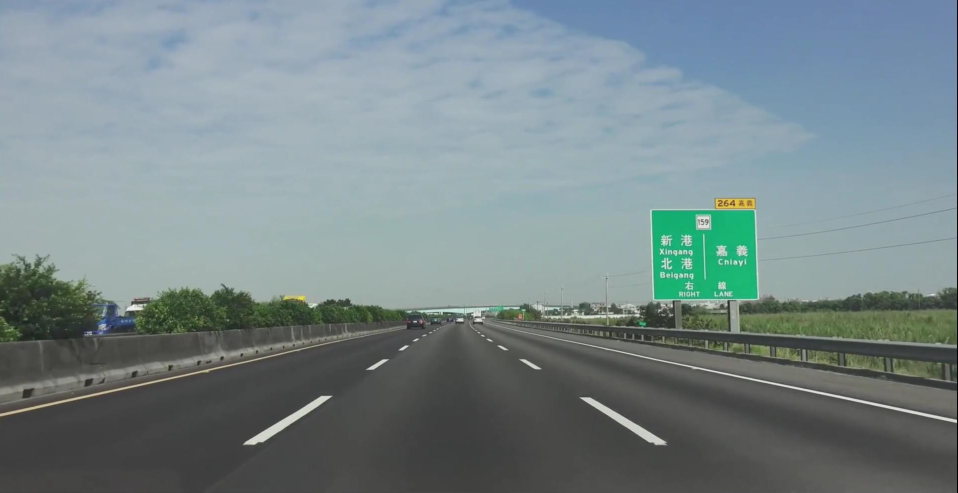
#> input picture src/test.jpg, 1915 x 985 px (shown at 1/2 size)
$ jupyter execute draft.ipynb
#> lines starting #> are read from the running program, lines starting #| are printed output that depends on the picture; after the words box and inside, x2 and y2 are one past the last pixel; in counts of white or black regions, pixels touching at a corner belong together
[cell 1]
import matplotlib.pyplot as plt
import matplotlib.image as mpimg
import numpy as np

# Read in the image and print some stats
image = mpimg.imread('test.jpg')
#> image is the input picture: shape (985, 1915, 3); mean R, G, B 119.3, 134.4, 137.3
print('This image is: ', type(image),'with dimensions:', image.shape)
#| This image is:  <class 'numpy.ndarray'> with dimensions: (985, 1915, 3)

# Pull out the x and y sizes and make a copy of the image
ysize = image.shape[0]
#> ysize = 985
xsize = image.shape[1]
#> xsize = 1915
region_select = np.copy(image)

# Define a triangle region of interest
# Keep in mind the origin (x=0, y=0) is in the upper left in image processing
# Note: if you run this code, you'll find these are not sensible values!!
# But you'll get a chance to play with them soon in a quiz
left_bottom = [0, 539]
right_bottom = [900, 300]
apex = [400, 0]

# Fit lines (y=Ax+B) to identify the  3 sided region of interest
# np.polyfit() returns the coefficients [A, B] of the fit
fit_left = np.polyfit((left_bottom[0], apex[0]), (left_bottom[1], apex[1]), 1)
fit_right = np.polyfit((right_bottom[0], apex[0]), (right_bottom[1], apex[1]), 1)
fit_bottom = np.polyfit((left_bottom[0], right_bottom[0]), (left_bottom[1], right_bottom[1]), 1)

# Find the region inside the lines
XX, YY = np.meshgrid(np.arange(0, xsize), np.arange(0, ysize))
region_thresholds = (YY > (XX*fit_left[0] + fit_left[1])) & \
                    (YY > (XX*fit_right[0] + fit_right[1])) & \
                    (YY < (XX*fit_bottom[0] + fit_bottom[1]))

# Color pixels red which are inside the region of interest
region_select[region_thresholds] = [255, 0, 0]
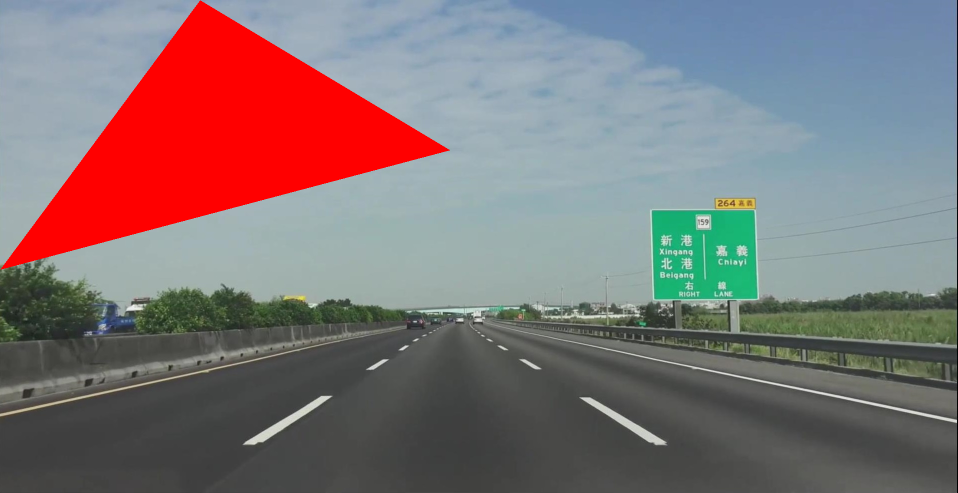
#> region_select: shape (985, 1915, 3) (shown at 1/2 size); 10.32% of pixels changed, all inside (x1, y1, x2, y2) = (1, 1, 900, 539)

# Display the image
#check matplotlib.pyplot.plot (https://matplotlib.org/api/pyplot_api.html#module-matplotlib.pyplot)
#tip:plt.plot([0], [539], 'bo')
plt.imshow(region_select)
plt.plot()
# plt.plot([0], [539], 'bo')

[cell 2]
import matplotlib.pyplot as plt
import matplotlib.image as mpimg
import numpy as np

# Read in the image
image = mpimg.imread('test.jpg')

# Grab the x and y sizes and make two copies of the image
# With one copy we'll extract only the pixels that meet our selection,
# then we'll paint those pixels red in the original image to see our selection
# overlaid on the original.
ysize = image.shape[0]
xsize = image.shape[1]
color_select= np.copy(image)
line_image = np.copy(image)

# Define our color criteria
red_threshold = 0
green_threshold = 0
blue_threshold = 0
rgb_threshold = [red_threshold, green_threshold, blue_threshold]

# Define a triangle region of interest (Note: if you run this code,
# Keep in mind the origin (x=0, y=0) is in the upper left in image processing
# you'll find these are not sensible values!!
# But you'll get a chance to play with them soon in a quiz ;)
left_bottom = [0, 539]
right_bottom = [900, 300]
apex = [400, 0]

fit_left = np.polyfit((left_bottom[0], apex[0]), (left_bottom[1], apex[1]), 1)
fit_right = np.polyfit((right_bottom[0], apex[0]), (right_bottom[1], apex[1]), 1)
fit_bottom = np.polyfit((left_bottom[0], right_bottom[0]), (left_bottom[1], right_bottom[1]), 1)

# Mask pixels below the threshold
color_thresholds = (image[:,:,0] < rgb_threshold[0]) | \
                    (image[:,:,1] < rgb_threshold[1]) | \
                    (image[:,:,2] < rgb_threshold[2])
#> color_thresholds: shape (985, 1915) bool; every value is 0

# Find the region inside the lines
XX, YY = np.meshgrid(np.arange(0, xsize), np.arange(0, ysize))
region_thresholds = (YY > (XX*fit_left[0] + fit_left[1])) & \
                    (YY > (XX*fit_right[0] + fit_right[1])) & \
                    (YY < (XX*fit_bottom[0] + fit_bottom[1]))
# Mask color selection
color_select[color_thresholds] = [0,0,0]
# Find where image is both colored right and in the region
line_image[~color_thresholds & region_thresholds] = [255,0,0]

# Display our two output images
plt.imshow(color_select)
plt.show()
plt.imshow(line_image)
plt.show()

[cell 3]
#doing all the relevant imports
import matplotlib.pyplot as plt
import matplotlib.image as mpimg
import numpy as np
import cv2

# Read in the image and convert to grayscale
image = mpimg.imread('canny.jpg')
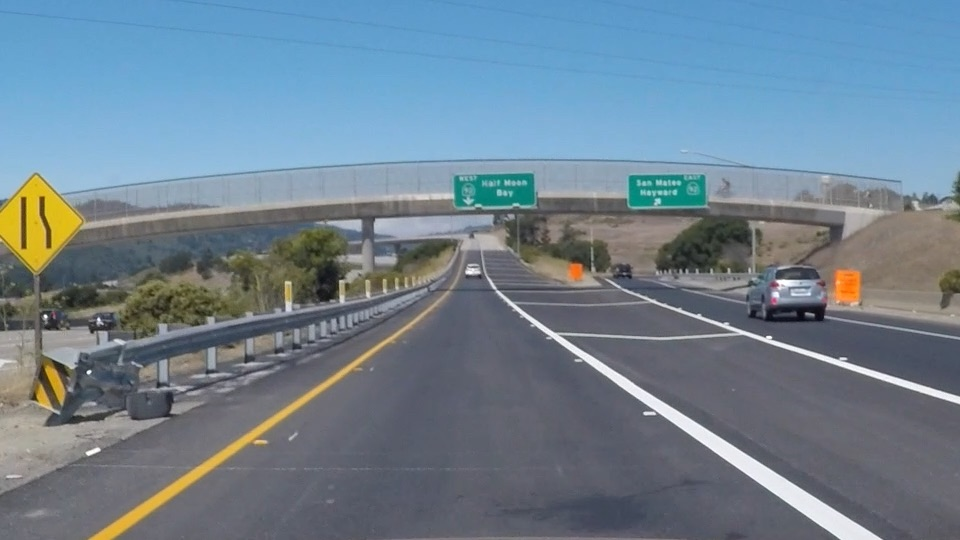
#> input picture src/canny.jpg, 960 x 540 px
#> image is the input picture: shape (540, 960, 3); mean R, G, B 111.3, 130.2, 144.4
gray = cv2.cvtColor(image, cv2.COLOR_RGB2GRAY)
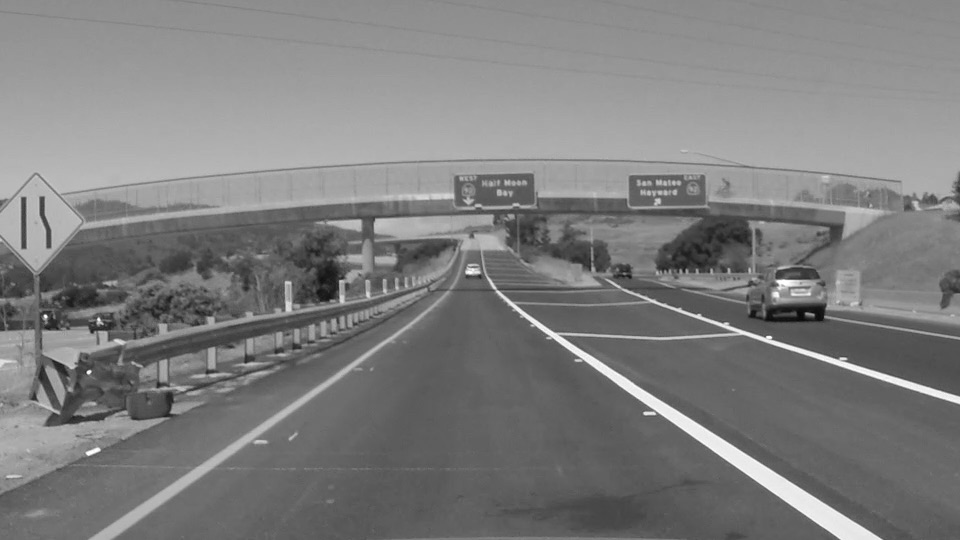
#> gray: shape (540, 960); min 7, max 255, mean 126.2

# Define a kernel size for Gaussian smoothing / blurring
# Note: this step is optional as cv2.Canny() applies a 5x5 Gaussian internally
kernel_size = 3
blur_gray = cv2.GaussianBlur(gray,(kernel_size, kernel_size), 0)

# Define parameters for Canny and run it
# NOTE: if you try running this code you might want to change these!
low_threshold = 1
high_threshold = 10
edges = cv2.Canny(blur_gray, low_threshold, high_threshold)
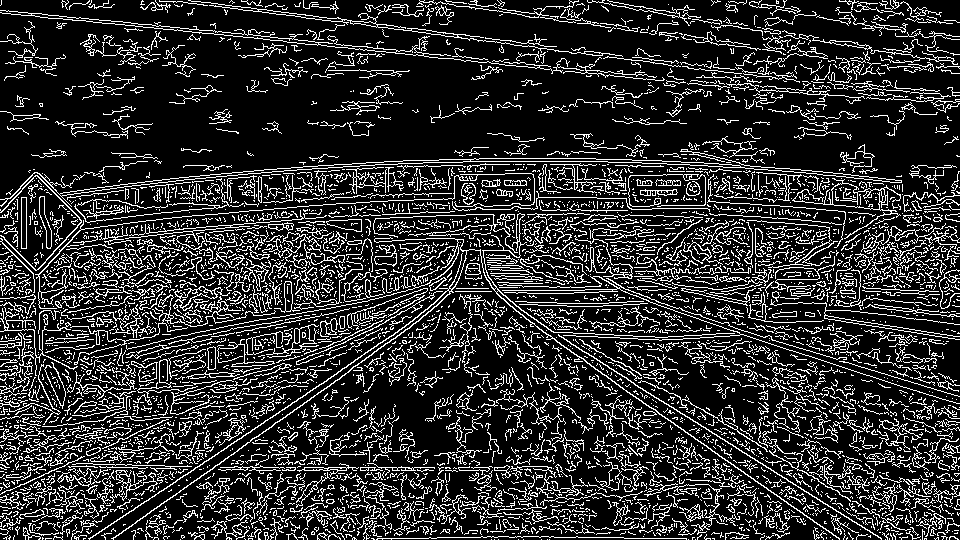
#> edges: shape (540, 960); 18.5% white in thin lines or dots

# Display the image
plt.imshow(edges, cmap='Greys_r')

[cell 4]
import matplotlib.pyplot as plt
import matplotlib.image as mpimg
import numpy as np
import cv2

# Read in and grayscale the image
image = mpimg.imread('canny.jpg')
gray = cv2.cvtColor(image,cv2.COLOR_RGB2GRAY)

# Define a kernel size and apply Gaussian smoothing
kernel_size = 5
blur_gray = cv2.GaussianBlur(gray,(kernel_size, kernel_size),0)

# Define our parameters for Canny and apply
low_threshold = 50
high_threshold = 150
edges = cv2.Canny(blur_gray, low_threshold, high_threshold)
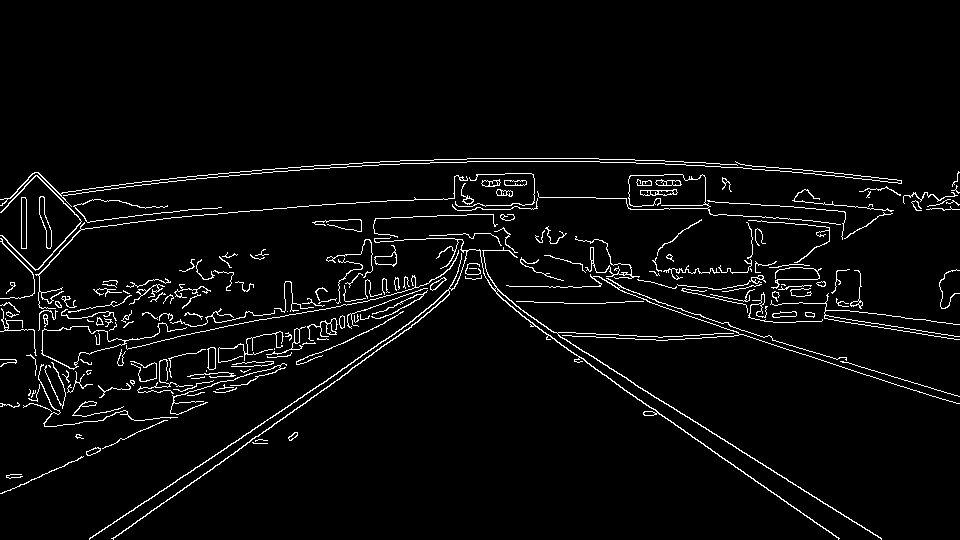
#> edges: shape (540, 960); 3.8% white in thin lines or dots, all inside (x1, y1, x2, y2) = (0, 158, 960, 540)

# Define the Hough transform parameters
# Make a blank the same size as our image to draw on
rho = 1
theta = np.pi/180
threshold = 1
min_line_length = 10
max_line_gap = 1
line_image = np.copy(image)*0 #creating a blank to draw lines on
#> line_image: shape (540, 960, 3); every value is 0

# Run Hough on edge detected image
lines = cv2.HoughLinesP(edges, rho, theta, threshold, np.array([]),
                            min_line_length, max_line_gap)
#> lines = 211 rows, first 6: [375, 256, 389, 256], [394, 305, 418, 294], [729, 203, 749, 203], [359, 311, 376, 305], [704, 445, 714, 451], [834, 317, 845, 318]

# Iterate over the output "lines" and draw lines on the blank
for line in lines:
    for x1,y1,x2,y2 in line:
        cv2.line(line_image,(x1,y1),(x2,y2),(255,0,0),10)
#> this loop made 211 passes
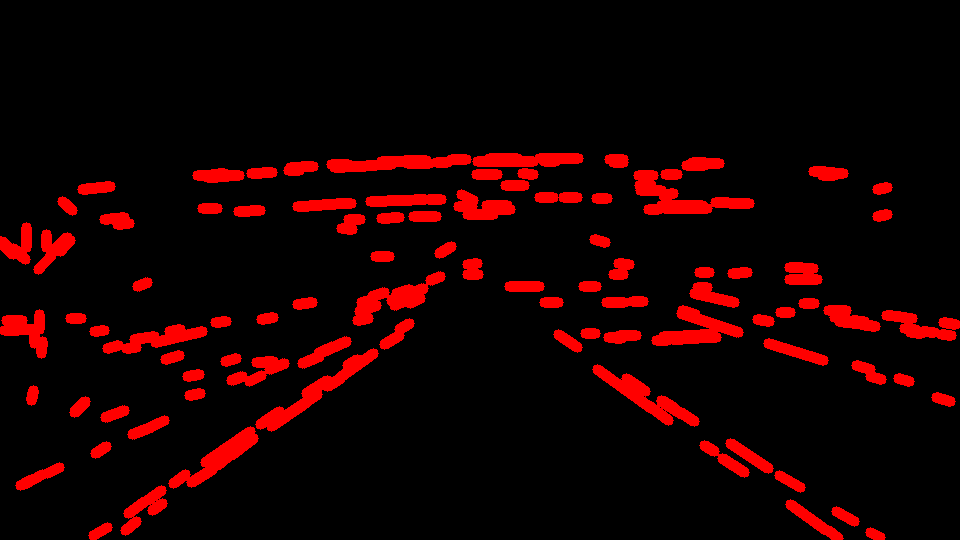
#> line_image: shape (540, 960, 3); mean R, G, B 23.7, 0, 0

# Create a "color" binary image to combine with line image
color_edges = np.dstack((edges, edges, edges))

# Draw the lines on the edge image
combo = cv2.addWeighted(color_edges, 0.8, line_image, 1, 0)
plt.imshow(combo)
plt.show()
plt.plot()

[cell 5]
import matplotlib.pyplot as plt
import matplotlib.image as mpimg
import numpy as np
import cv2


# Read in and grayscale the image
image = mpimg.imread('canny.jpg')
gray = cv2.cvtColor(image,cv2.COLOR_RGB2GRAY)

# Define a kernel size and apply Gaussian smoothing
kernel_size = 3
blur_gray = cv2.GaussianBlur(gray,(kernel_size, kernel_size),0)

# Define our parameters for Canny and apply
low_threshold = 10
high_threshold = 20
edges = cv2.Canny(blur_gray, low_threshold, high_threshold)
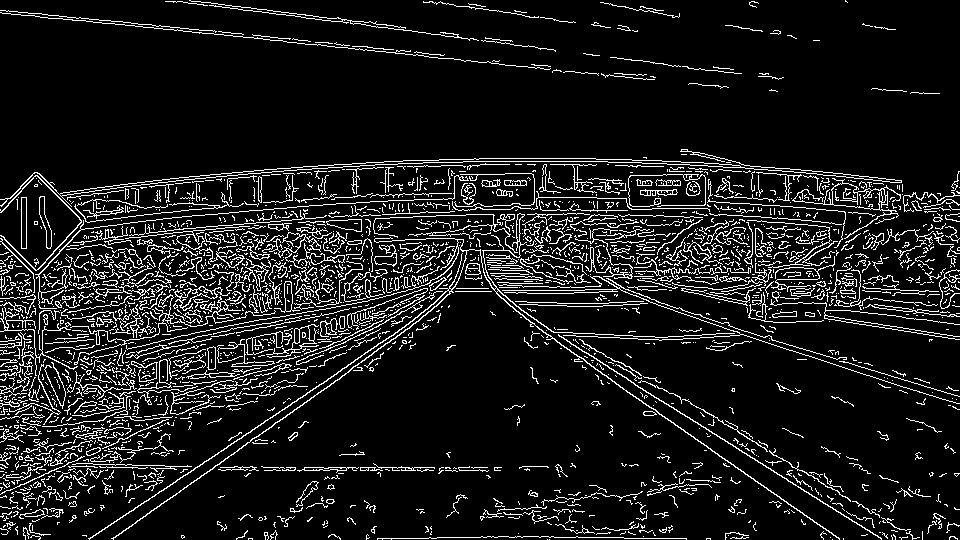
#> edges: shape (540, 960); 10.4% white in thin lines or dots

# Next we'll create a masked edges image using cv2.fillPoly()
mask = np.zeros_like(edges)
ignore_mask_color = 255

# This time we are defining a four sided polygon to mask
imshape = image.shape
#> imshape = (540, 960, 3)
vertices = np.array([[(0,imshape[0]),(0, 0), (imshape[1], 0), (imshape[1],imshape[0])]], dtype=np.int32)
#> vertices = [[0, 540], [0, 0], [960, 0], [960, 540]]
cv2.fillPoly(mask, vertices, ignore_mask_color)
#> mask: shape (540, 960); every value is 255
masked_edges = cv2.bitwise_and(edges, mask)

# Define the Hough transform parameters
# Make a blank the same size as our image to draw on
rho = 1 # distance resolution in pixels of the Hough grid
theta = np.pi/180 # angular resolution in radians of the Hough grid
threshold = 1     # minimum number of votes (intersections in Hough grid cell)
min_line_length = 5 #minimum number of pixels making up a line
max_line_gap = 1    # maximum gap in pixels between connectable line segments
line_image = np.copy(image)*0 # creating a blank to draw lines on

# Run Hough on edge detected image
# Output "lines" is an array containing endpoints of detected line segments
lines = cv2.HoughLinesP(masked_edges, rho, theta, threshold, np.array([]),
                            min_line_length, max_line_gap)
#> lines = 1581 rows, first 6: [58, 307, 58, 301], [356, 173, 358, 166], [458, 230, 470, 225], [494, 273, 512, 273], [42, 14, 47, 14], [617, 274, 624, 275]

# Iterate over the output "lines" and draw lines on a blank image
for line in lines:
    for x1,y1,x2,y2 in line:
        cv2.line(line_image,(x1,y1),(x2,y2),(255,0,0),10)
#> this loop made 1581 passes
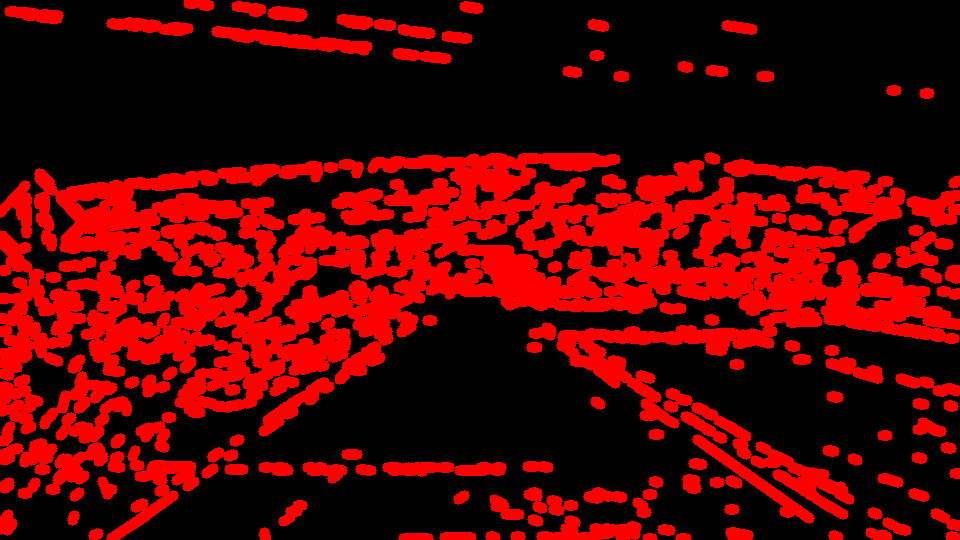
#> line_image: shape (540, 960, 3); mean R, G, B 84.8, 0, 0

# Create a "color" binary image to combine with line image
color_edges = np.dstack((edges, edges, edges))
#> color_edges: shape (540, 960, 3); 10.4% white in thin lines or dots

# Draw the lines on the edge image
lines_edges = cv2.addWeighted(color_edges, 0.8, line_image, 1, 0)
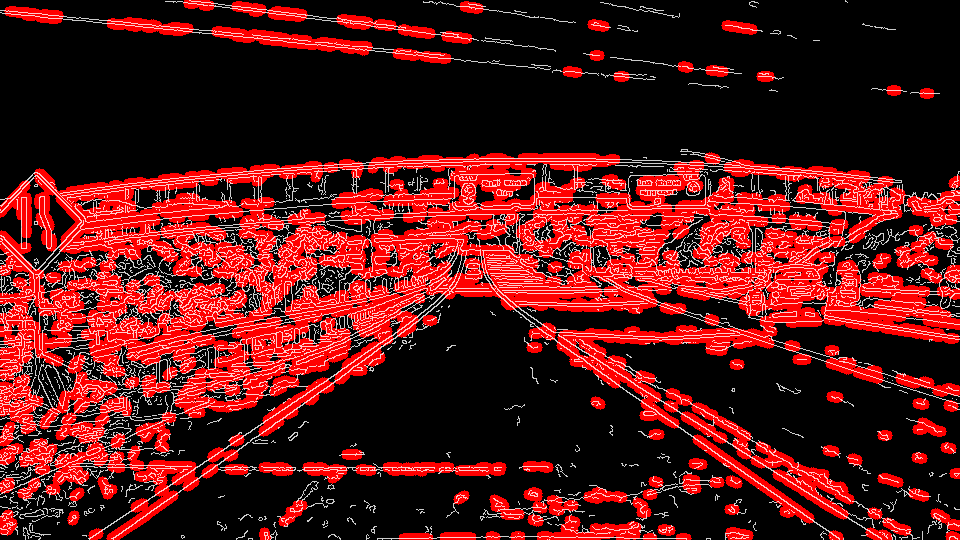
#> lines_edges: shape (540, 960, 3); mean of channels 0, 1, 2 91.4, 21.2, 21.2; drawn as R, G, B
plt.imshow(lines_edges)
plt.show()
